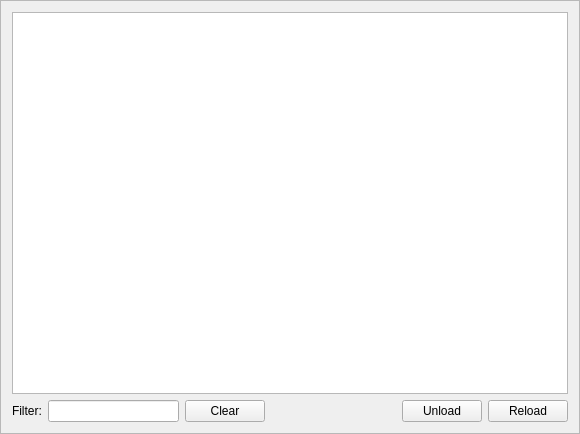
<?xml version="1.0" encoding="UTF-8"?>
<ui version="4.0">
 <class>PluginList</class>
 <widget class="QFrame" name="PluginList">
  <property name="geometry">
   <rect>
    <x>0</x>
    <y>0</y>
    <width>580</width>
    <height>434</height>
   </rect>
  </property>
  <property name="windowTitle">
   <string>DMZ Plugin List</string>
  </property>
  <property name="frameShape">
   <enum>QFrame::StyledPanel</enum>
  </property>
  <property name="frameShadow">
   <enum>QFrame::Raised</enum>
  </property>
  <layout class="QVBoxLayout" name="verticalLayout">
   <item>
    <widget class="QTableView" name="pluginTable">
     <property name="alternatingRowColors">
      <bool>true</bool>
     </property>
     <property name="selectionMode">
      <enum>QAbstractItemView::ExtendedSelection</enum>
     </property>
     <property name="selectionBehavior">
      <enum>QAbstractItemView::SelectRows</enum>
     </property>
     <property name="showGrid">
      <bool>false</bool>
     </property>
     <property name="sortingEnabled">
      <bool>true</bool>
     </property>
     <property name="wordWrap">
      <bool>false</bool>
     </property>
     <attribute name="horizontalHeaderShowSortIndicator" stdset="0">
      <bool>true</bool>
     </attribute>
     <attribute name="verticalHeaderVisible">
      <bool>false</bool>
     </attribute>
     <attribute name="verticalHeaderVisible">
      <bool>false</bool>
     </attribute>
     <attribute name="horizontalHeaderShowSortIndicator" stdset="0">
      <bool>true</bool>
     </attribute>
    </widget>
   </item>
   <item>
    <layout class="QHBoxLayout" name="horizontalLayout">
     <item>
      <widget class="QLabel" name="label">
       <property name="text">
        <string>Filter:</string>
       </property>
      </widget>
     </item>
     <item>
      <widget class="QLineEdit" name="filter"/>
     </item>
     <item>
      <widget class="QPushButton" name="clearButton">
       <property name="text">
        <string>Clear</string>
       </property>
      </widget>
     </item>
     <item>
      <spacer name="horizontalSpacer">
       <property name="orientation">
        <enum>Qt::Horizontal</enum>
       </property>
       <property name="sizeHint" stdset="0">
        <size>
         <width>40</width>
         <height>20</height>
        </size>
       </property>
      </spacer>
     </item>
     <item>
      <widget class="QPushButton" name="unloadButton">
       <property name="text">
        <string>Unload</string>
       </property>
      </widget>
     </item>
     <item>
      <widget class="QPushButton" name="reloadButton">
       <property name="text">
        <string>Reload</string>
       </property>
      </widget>
     </item>
    </layout>
   </item>
  </layout>
 </widget>
 <tabstops>
  <tabstop>pluginTable</tabstop>
  <tabstop>filter</tabstop>
  <tabstop>clearButton</tabstop>
  <tabstop>unloadButton</tabstop>
  <tabstop>reloadButton</tabstop>
 </tabstops>
 <resources/>
 <connections>
  <connection>
   <sender>clearButton</sender>
   <signal>clicked()</signal>
   <receiver>filter</receiver>
   <slot>clear()</slot>
   <hints>
    <hint type="sourcelabel">
     <x>245</x>
     <y>405</y>
    </hint>
    <hint type="destinationlabel">
     <x>168</x>
     <y>398</y>
    </hint>
   </hints>
  </connection>
 </connections>
</ui>
